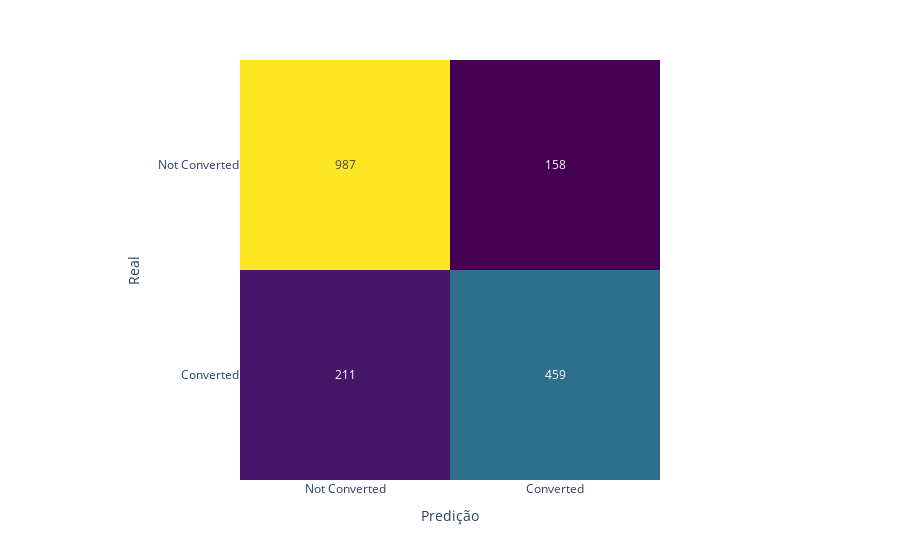

Here is the notebook cell this chart was saved with:
### Code cell
# Mostrar uma matriz de confusão em Plotly
conf_matrix = confusion_matrix(y_test, y_pred)

fig = px.imshow(
    conf_matrix,
    labels=dict(x='Predição', y='Real', color='Contagem'),
    x=['Not Converted', 'Converted'],
    y=['Not Converted', 'Converted'],
    color_continuous_scale='Viridis'
)

fig.update_traces(text=conf_matrix, texttemplate="%{z}")
fig.update_layout(coloraxis_showscale=False)

fig.show()

### Figure 1 — Plotly figure (JSON) as saved in the notebook; plotly's stock layout.template omitted (floating-point values rounded to 4 significant figures)
{"data": [{"coloraxis": "coloraxis", "hovertemplate": "Predição: %{x}<br>Real: %{y}<br>Contagem: %{z}<extra></extra>", "name": "0", "text": [[987, 158], [211, 459]], "texttemplate": "%{z}", "type": "heatmap", "x": ["Not Converted", "Converted"], "xaxis": "x", "y": ["Not Converted", "Converted"], "yaxis": "y", "z": [[987, 158], [211, 459]]}], "layout": {"coloraxis": {"colorbar": {"title": {"text": "Contagem"}}, "colorscale": [[0, "#440154"], [0.1111, "#482878"], [0.2222, "#3e4989"], [0.3333, "#31688e"], [0.4444, "#26828e"], [0.5556, "#1f9e89"], [0.6667, "#35b779"], [0.7778, "#6ece58"], [0.8889, "#b5de2b"], [1, "#fde725"]], "showscale": false}, "margin": {"t": 60}, "xaxis": {"anchor": "y", "constrain": "domain", "domain": [0, 1], "scaleanchor": "y", "title": {"text": "Predição"}}, "yaxis": {"anchor": "x", "autorange": "reversed", "constrain": "domain", "domain": [0, 1], "title": {"text": "Real"}}}}
